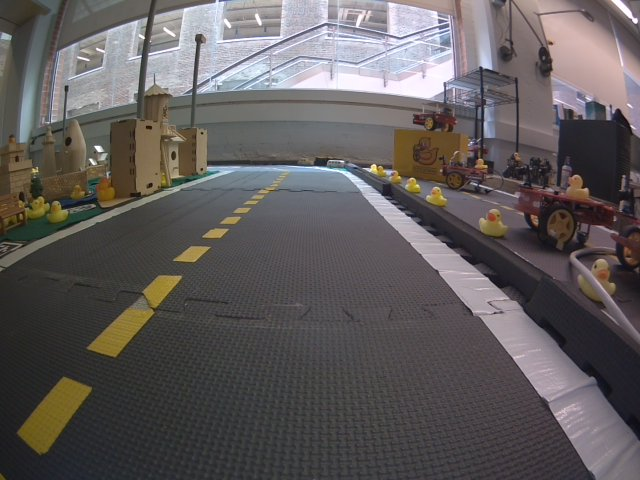
#> input picture assets/image0.jpg, 640 x 480 px
$ python -i visual_servoing_solution.py   (imports and definitions only)   (older library calls are emulated)
#> lines starting #> are read from the running program, lines starting #| are printed output that depends on the picture; after the words box and inside, x2 and y2 are one past the last pixel; in counts of white or black regions, pixels touching at a corner belong together
#> further down, picture is the input picture: shape (480, 640, 3); mean B, G, R 91.5, 91.5, 96.3
from typing import Tuple

import numpy as np
import cv2
from scipy.ndimage import label
import rospy

# [2 lines not run here, left out]


# [87 lines left out: functions get_steer_matrix_left_lane_markings, get_steer_matrix_right_lane_markings, not called in this run]

def detect_lane_markings(image: np.ndarray) -> Tuple[np.ndarray, np.ndarray]:
    """
    Args:
        image: An image from the robot's camera in the BGR color space (numpy.ndarray)
    Return:
        mask_left_edge:   Masked image for the dashed-yellow line (numpy.ndarray)
        mask_right_edge:  Masked image for the solid-white line (numpy.ndarray)
    """
    h, w, _ = image.shape
#> h = 480; w = 640

    ####### params
    threshold_left = 5  # gradient magnitude threshold
    threshold_right = 20
    sigma = 8       # gaussian blurring threshold
    # white_lower_hsv = np.array([35, 0, 0])
    # white_upper_hsv = np.array([179, 70, 100])

    white_lower_hsv = np.array([0, 0, 200]) # 0 0 150
    white_upper_hsv = np.array([179, 50, 255])  # 179 80 255

    yellow_lower_hsv = np.array([10, 80, 40])
    yellow_upper_hsv = np.array([70, 255, 255])
    # yellow_lower_hsv = np.array([0, 0, 0])
    # yellow_upper_hsv = np.array([179, 255, 255])

    # Convert the image to HSV for any color-based filtering
    imghsv = cv2.cvtColor(image, cv2.COLOR_BGR2HSV)
#> imghsv: shape (480, 640, 3); mean H, S, V 94.5, 33.7, 99.6

    # Most of our operations will be performed on the grayscale version
    img = cv2.cvtColor(image, cv2.COLOR_BGR2GRAY)

    ###### blurring
    # Smooth the image using a Gaussian kernel
    img_gaussian_filter = cv2.GaussianBlur(img,(0,0), sigma)

    ###### non-maximal supression
    # Convolve the image with the Sobel operator (filter) to compute the numerical derivatives in the x and y directions
    sobelx = cv2.Sobel(img_gaussian_filter,cv2.CV_64F,1,0)
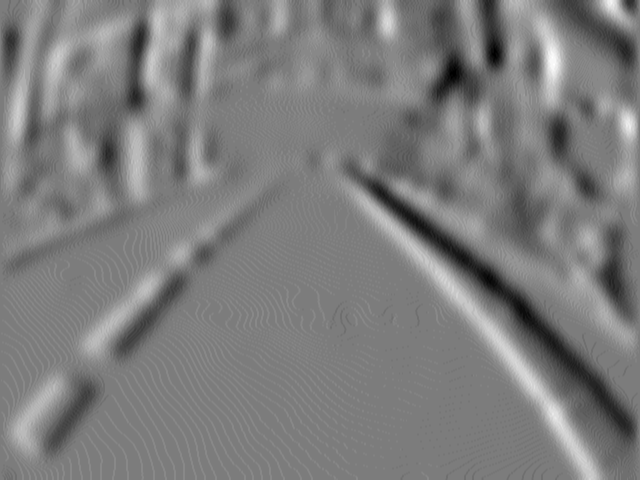
#> sobelx: shape (480, 640) float64; min -40, max 42, mean 0.2; drawn with min black and max white
    sobely = cv2.Sobel(img_gaussian_filter,cv2.CV_64F,0,1)
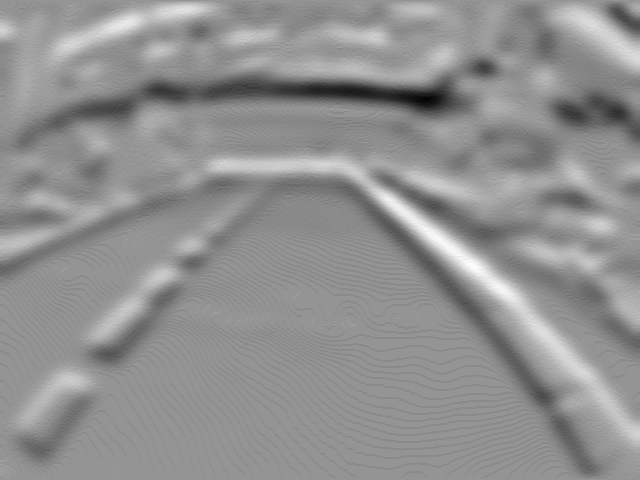
#> sobely: shape (480, 640) float64; min -60, max 43, mean -1.4; drawn with min black and max white

    # Compute the magnitude of the gradients
    Gmag = np.sqrt(sobelx*sobelx + sobely*sobely)
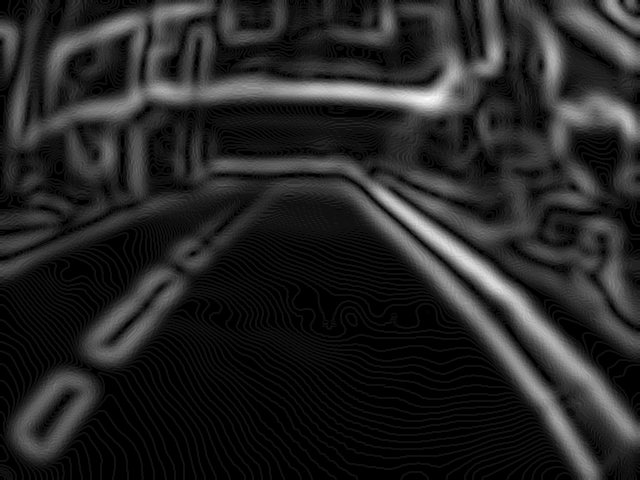
#> Gmag: shape (480, 640) float64; min 0, max 60.53, mean 8.9; drawn with min black and max white

    # Compute the orientation of the gradients
    Gdir = cv2.phase(np.array(sobelx, np.float32), np.array(sobely, dtype=np.float32), angleInDegrees=True)
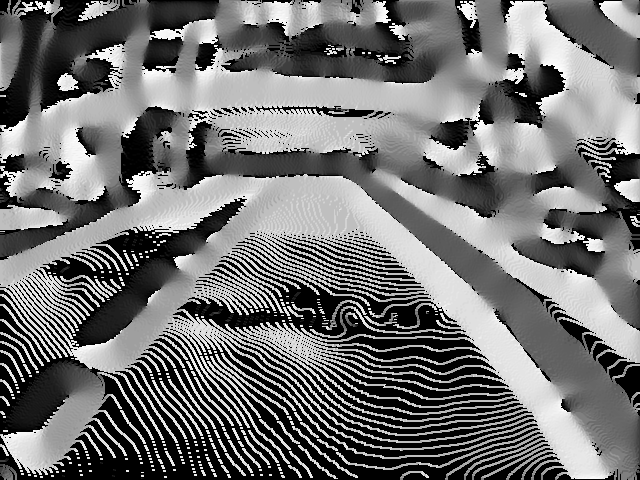
#> Gdir: shape (480, 640) float32; min 0, max 358.6, mean 160.9; drawn with min black and max white
    mask_mag_left = (Gmag > threshold_left)
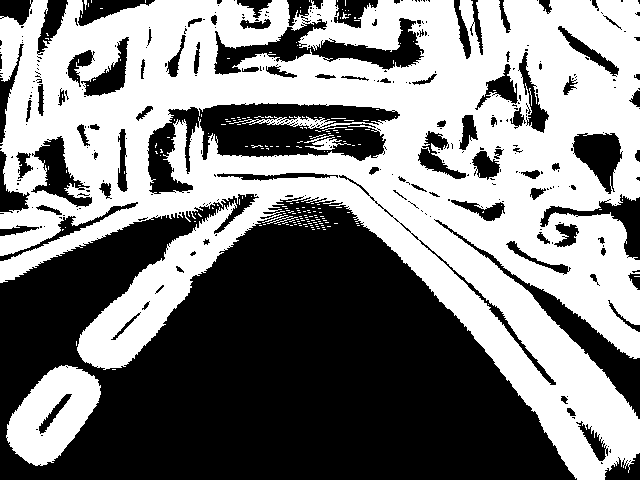
#> mask_mag_left: shape (480, 640) bool; 50.7% white; 353 black regions (256 under 20 px), largest, box (x1, y1, x2, y2) and area: (0, 194, 577, 480) 106933, (147, 103, 400, 194) 10074, (214, 18, 424, 75) 4187
    mask_mag_right = (Gmag > threshold_right)
#> mask_mag_right: shape (480, 640) bool; 12.8% white; 142 white regions (109 under 20 px), largest, box (x1, y1, x2, y2) and area: (49, 0, 503, 128) 9923, (214, 160, 640, 441) 8270, (341, 186, 597, 480) 5610

    ###### color masking
    mask_white = cv2.inRange(imghsv, white_lower_hsv, white_upper_hsv)
#> mask_white: shape (480, 640); 6.8% white; 220 white regions (199 under 20 px), largest, box (x1, y1, x2, y2) and area: (148, 0, 454, 100) 15921, (541, 14, 626, 86) 2251, (305, 167, 400, 212) 522
    mask_yellow = cv2.inRange(imghsv, yellow_lower_hsv, yellow_upper_hsv)
#> mask_yellow: shape (480, 640); 8.1% white; 87 white regions (60 under 20 px), largest, box (x1, y1, x2, y2) and area: (0, 94, 197, 238) 11566, (391, 117, 470, 196) 3566, (17, 375, 94, 456) 3029

    #### edge-based masking
    width = img.shape[1]
#> width = 640
    mask_left = np.ones(sobelx.shape)
    mask_left[:,int(np.floor(width/2)):width + 1] = 0
    mask_right = np.ones(sobelx.shape)
    mask_right[:,0:int(np.floor(width/2))] = 0

    mask_sobelx_pos = (sobelx > 0)
#> mask_sobelx_pos: shape (480, 640) bool; 41.7% white; 711 white regions (579 under 20 px), largest, box (x1, y1, x2, y2) and area: (1, 0, 609, 480) 57106, (392, 0, 639, 363) 27410, (1, 0, 135, 258) 16358
    mask_sobelx_neg = (sobelx < 0)
#> mask_sobelx_neg: shape (480, 640) bool; 27.8% white; 403 white regions (346 under 20 px), largest, box (x1, y1, x2, y2) and area: (340, 0, 639, 480) 34554, (1, 0, 150, 282) 8321, (110, 180, 291, 369) 5597
    mask_sobely_pos = (sobely > 0)
#> mask_sobely_pos: shape (480, 640) bool; 25.4% white; 140 white regions (103 under 20 px), largest, box (x1, y1, x2, y2) and area: (128, 109, 640, 479) 26936, (214, 1, 471, 83) 11494, (0, 1, 228, 121) 10623
    mask_sobely_neg = (sobely < 0)
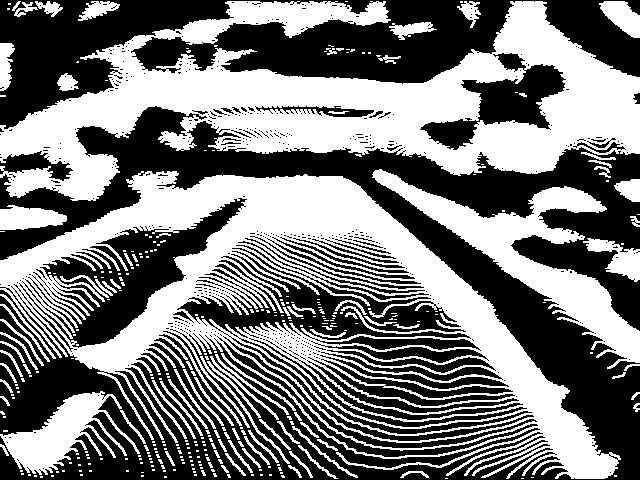
#> mask_sobely_neg: shape (480, 640) bool; 47.5% white; 328 white regions (237 under 20 px), largest, box (x1, y1, x2, y2) and area: (0, 171, 621, 479) 60382, (0, 1, 640, 201) 54161, (372, 169, 640, 369) 12104

    mask_left_edge = mask_left * mask_mag_left * mask_sobelx_neg * mask_sobely_neg * mask_yellow
#> mask_left_edge: shape (480, 640) float64; 1.2% white; 47 white regions (33 under 20 px), largest, box (x1, y1, x2, y2) and area: (110, 280, 183, 360) 1196, (42, 392, 93, 454) 1044, (17, 168, 47, 196) 342
    mask_left_edge[:250] = 0
#> mask_left_edge: shape (480, 640) float64; 0.77% white; 4 white regions (1 under 20 px), largest, box (x1, y1, x2, y2) and area: (110, 280, 183, 360) 1196, (42, 392, 93, 454) 1044, (190, 250, 211, 265) 129
    mask_right_edge = mask_right * mask_mag_right * mask_sobelx_pos * mask_sobely_neg * mask_white
#> mask_right_edge: shape (480, 640) float64; 0.34% white; 38 white regions (35 under 20 px), largest, box (x1, y1, x2, y2) and area: (320, 81, 422, 98) 718, (543, 21, 560, 48) 117, (612, 1, 638, 24) 73
    mask_right_edge[:250] = 0
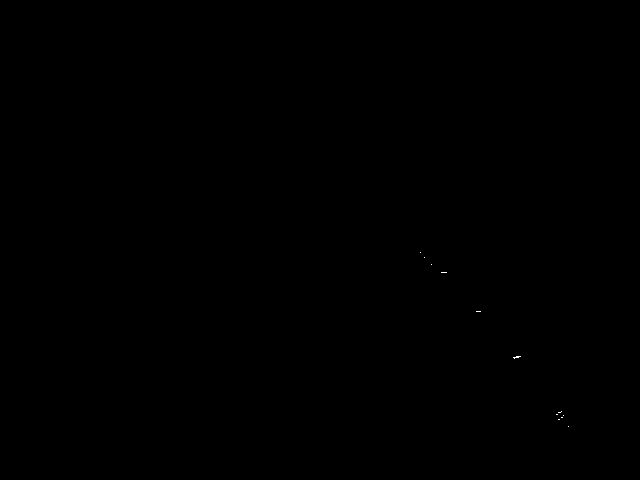
#> mask_right_edge: shape (480, 640) float64; 0.01% white in thin lines or dots, all inside (x1, y1, x2, y2) = (420, 252, 569, 427)

    return mask_left_edge, mask_right_edge

>>> import cv2
>>> picture = cv2.imread('../../../assets/image0.jpg')
>>> result = detect_lane_markings(picture)

$ run again, on assets/image1.jpg
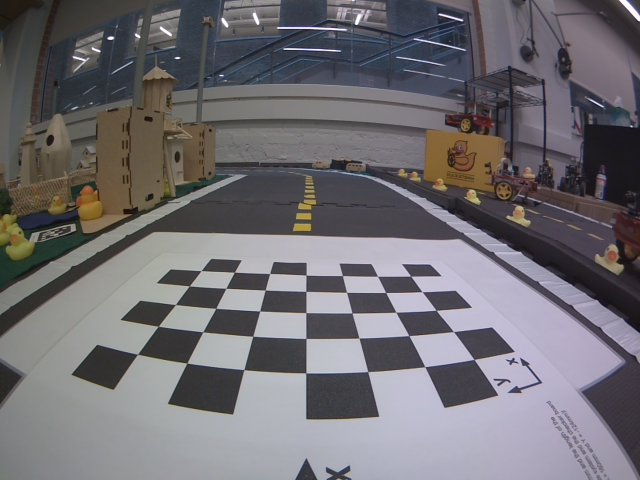
#> input picture assets/image1.jpg, 640 x 480 px
#> picture is the input picture: shape (480, 640, 3); mean B, G, R 114, 109.3, 112.2
#> imghsv: shape (480, 640, 3); mean H, S, V 99.2, 34.2, 119
#> in detect_lane_markings, `mask_mag_left = (Gmag > threshold_left)`:
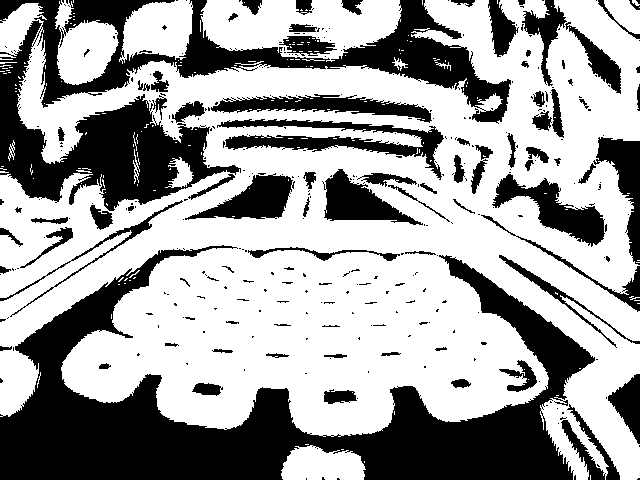
#> mask_mag_left: shape (480, 640) bool; 63.1% white; 363 black regions (277 under 20 px), largest, box (x1, y1, x2, y2) and area: (0, 245, 595, 480) 47196, (0, 0, 511, 211) 30661, (217, 119, 444, 180) 3878
#> mask_mag_right: shape (480, 640) bool; 21.9% white; 148 white regions (108 under 20 px), largest, box (x1, y1, x2, y2) and area: (69, 251, 518, 430) 40048, (0, 223, 640, 477) 12921, (426, 198, 640, 338) 3929
#> mask_white: shape (480, 640); 8.8% white; 200 white regions (179 under 20 px), largest, box (x1, y1, x2, y2) and area: (310, 239, 570, 448) 19881, (307, 341, 367, 373) 1424, (411, 333, 474, 367) 1395
#> mask_yellow: shape (480, 640); 5.7% white; 142 white regions (120 under 20 px), largest, box (x1, y1, x2, y2) and area: (0, 77, 186, 265) 10231, (424, 118, 513, 206) 4495, (183, 124, 209, 184) 1161
#> mask_sobelx_pos: shape (480, 640) bool; 41.7% white; 305 white regions (224 under 20 px), largest, box (x1, y1, x2, y2) and area: (1, 229, 339, 480) 35596, (1, 0, 186, 297) 19766, (305, 248, 485, 480) 12957
#> mask_sobelx_neg: shape (480, 640) bool; 37.5% white; 318 white regions (256 under 20 px), largest, box (x1, y1, x2, y2) and area: (350, 0, 639, 480) 39286, (106, 256, 330, 438) 12492, (544, 33, 639, 289) 8461
#> mask_sobely_pos: shape (480, 640) bool; 42.3% white; 166 white regions (115 under 20 px), largest, box (x1, y1, x2, y2) and area: (0, 176, 640, 364) 31221, (0, 1, 477, 134) 29032, (61, 266, 376, 407) 8842
#> mask_sobely_neg: shape (480, 640) bool; 42.4% white; 163 white regions (117 under 20 px), largest, box (x1, y1, x2, y2) and area: (0, 106, 640, 320) 32037, (0, 277, 640, 479) 27999, (53, 247, 555, 389) 23852
#> in detect_lane_markings, `mask_right_edge = mask_right * mask_mag_right * mask_sobelx_pos * mask..`:
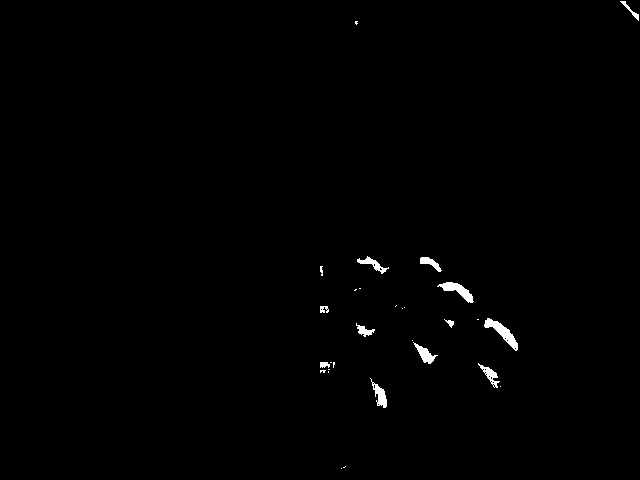
#> mask_right_edge: shape (480, 640) float64; 0.64% white; 29 white regions (16 under 20 px), largest, box (x1, y1, x2, y2) and area: (484, 318, 518, 351) 361, (437, 282, 474, 303) 296, (370, 378, 387, 408) 204
